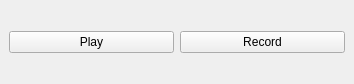
<?xml version="1.0" encoding="UTF-8"?>
<ui version="4.0">
 <class>RecordWidget</class>
 <widget class="QDockWidget" name="RecordWidget">
  <property name="geometry">
   <rect>
    <x>0</x>
    <y>0</y>
    <width>354</width>
    <height>84</height>
   </rect>
  </property>
  <property name="locale">
   <locale language="English" country="UnitedStates"/>
  </property>
  <property name="windowTitle">
   <string>Record</string>
  </property>
  <widget class="QWidget" name="dockWidgetContents">
   <layout class="QVBoxLayout" name="verticalLayout">
    <item>
     <layout class="QHBoxLayout" name="horizontalLayout">
      <item>
       <widget class="QPushButton" name="play">
        <property name="text">
         <string>Play</string>
        </property>
        <property name="checkable">
         <bool>true</bool>
        </property>
       </widget>
      </item>
      <item>
       <widget class="QPushButton" name="record">
        <property name="text">
         <string>Record</string>
        </property>
        <property name="checkable">
         <bool>true</bool>
        </property>
       </widget>
      </item>
     </layout>
    </item>
   </layout>
  </widget>
 </widget>
 <resources/>
 <connections/>
</ui>
